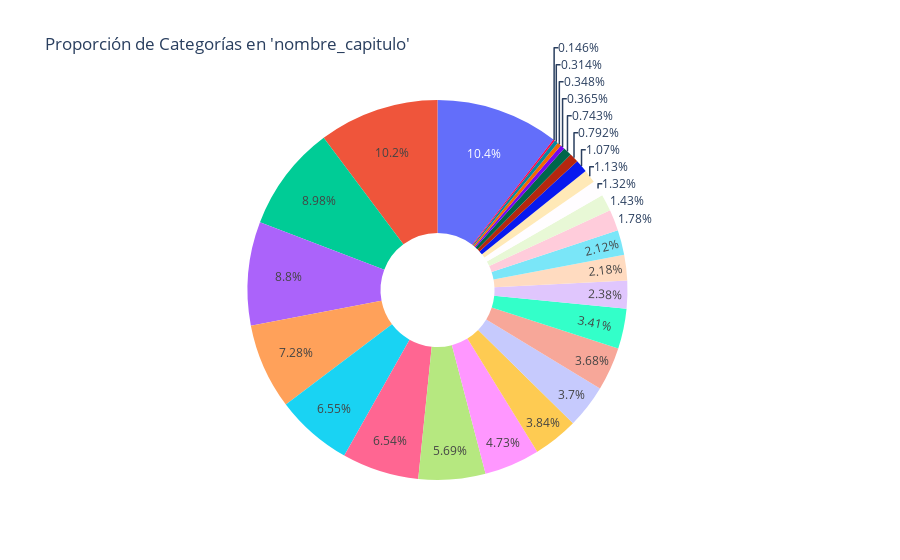

Notebook source saved alongside this figure:
### Code cell
# Proporcion de las 27 categorias de `nombre_capitulo` que exportamos

conteo_categorias = filtered_df['nombre_capitulo'].value_counts()
fig = px.pie(
    names=conteo_categorias.index,
    values=conteo_categorias.values,
    title="Proporción de Categorías en 'nombre_capitulo'",
    hole=0.3  # Hacerlo un gráfico tipo donut
)

fig.update_layout(showlegend=False)
fig.show()

### Figure 1 — Plotly figure (JSON) as saved in the notebook; plotly's stock layout.template omitted (floating-point values rounded to 4 significant figures)
{"data": [{"domain": {"x": [0, 1], "y": [0, 1]}, "hole": 0.3, "hovertemplate": "label=%{label}<br>value=%{value}<extra></extra>", "labels": ["café,_té,_yerba_mate_y_especias", "frutos_comestibles,_cortezas_de_agrios_o_melones", "aceites_esenciales,_perfumería,_cosméticos", "plantas_vivas_y_productos_de_la_floricultura", "productos_químicos_orgánicos", "preparaciones_alimenticias_diversas", "azúcares_y_artículos_confitería", "preparaciones_a_base_de_cereal,_harina,_leche;_pastelería", "manufacturas_de_cuero,_artículos_de_viaje,_bolsos", "legumbres_y_hortalizas,_plantas,_raíces_y_tubérculos", "grasas_y_aceites_animales_o_vegetales", "cacao_y_sus_preparaciones", "madera,_carbón_vegetal_y_manufacturas_de_madera", "bebidas,_líquidos_alcohólicos_y_vinagre", "productos_de_molinería,_malta,_almidón_y_fécula", "pescados_y_crustáceos,_moluscos_e_invertebrados_acuáticos", "algodón", "leche_y_productos_lácteos,_huevos,_miel", "pieles_y_cueros", "abonos", "animales_vivos", "carnes_y_despojos_comestibles", "demás_productos_de_origen_animal", "preparaciones_de_carne,_pescado,_crustáceos,_moluscos", "cereales", "demás_fibras_vegetales,_hilados_de_papel", "materias_trenzables_y_demás_productos_vegetales"], "legendgroup": "", "name": "", "showlegend": true, "type": "pie", "values": [26711, 26142, 22964, 22506, 18628, 16746, 16734, 14549, 12086, 9808, 9450, 9420, 8725, 6078, 5568, 5427, 4561, 3667, 3376, 2896, 2748, 2026, 1900, 933, 890, 802, 373]}], "layout": {"autosize": true, "legend": {"tracegroupgap": 0}, "showlegend": false, "title": {"text": "Proporción de Categorías en 'nombre_capitulo'"}}}
